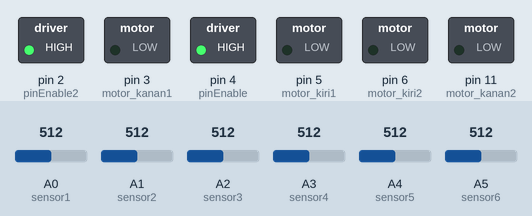
Recording of a sketch running on a simulated Arduino Uno, built with avr-gcc and run on an emulated ATmega328P. On the bench: switched loads named in the sketch (green lamp = pin HIGH). The test bench sets the inputs (shaded band); at power-on: A0 (sensor1) = 512, A1 (sensor2) = 512, A2 (sensor3) = 512, A3 (sensor4) = 512, A4 (sensor5) = 512, A5 (sensor6) = 512. What the sketch prints to the serial monitor is not drawn.

Above: at 0.1 s.
Timing chart, 0 to 1.6 s (numbered marks = the images above):
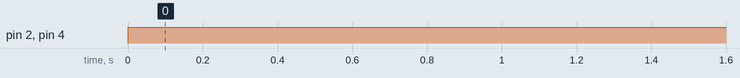

The sketch:

modul_1_sisken_on_off_6702180049_iqbal_santosa_jari_bengkok1.ino
```cpp
/**************************************************/
//Nama : IQBAL SANTOSA
//Kelompok : 3
//Nama Tim : Jari Bengkok
//Anggota 1: Iqbal Santosa
/**************************************************/
int sensor1 = A0;
int sensor2 = A1;
int sensor3 = A2;
int sensor4 = A3;
int sensor5 = A4;
int sensor6 = A5;
int baca_sensor[6];

int pinEnable = 4;
int pinEnable2 = 2;

int motor_kiri1 = 5;
int motor_kiri2 = 6;

int motor_kanan1 = 3;
int motor_kanan2 = 11;

void setup()
{
  pinMode(sensor1, INPUT);
  pinMode(sensor2, INPUT);
  pinMode(sensor3, INPUT);
  pinMode(sensor4, INPUT);
  pinMode(sensor5, INPUT);
  pinMode(sensor6, INPUT);

  pinMode(pinEnable, OUTPUT);
  pinMode(pinEnable2, OUTPUT);
  pinMode(motor_kiri1, OUTPUT);
  pinMode(motor_kiri2, OUTPUT);
  pinMode(motor_kanan1, OUTPUT);
  pinMode(motor_kanan2, OUTPUT);
  Serial.begin(9600);
}

void readsensor(){
baca_sensor[0] = analogRead(sensor1);
baca_sensor[1] = analogRead(sensor2);
baca_sensor[2] = analogRead(sensor3);
baca_sensor[3] = analogRead(sensor4);
baca_sensor[4] = analogRead(sensor5);
baca_sensor[5] = analogRead(sensor6);

Serial.println(baca_sensor[0]);
}

void loop()
{
 readsensor();
 //Sensor 1 dan 2 mendeteksi gelap : Motor kanan aktif, Motor kiri mati
 if (baca_sensor[0] < 34 && baca_sensor[1] < 34 && baca_sensor[2] > 34 && baca_sensor[3] > 34 && baca_sensor[4] > 34 && baca_sensor[5] > 34 ){
 digitalWrite(pinEnable, HIGH);
   digitalWrite(motor_kiri1, LOW);
   digitalWrite(motor_kiri2, LOW);

   digitalWrite(pinEnable2, HIGH);
   digitalWrite(motor_kanan1, HIGH);
   digitalWrite(motor_kanan2, LOW);
 }
  //Sensor 3 dan 4 mendeteksi gelap : Kedua motor aktif
  if(baca_sensor[0] > 34 && baca_sensor[1] > 34 &&
     baca_sensor[2] < 34 && baca_sensor[3] < 34 &&
     baca_sensor[4] > 34 && baca_sensor[5] > 34){
  digitalWrite(pinEnable, HIGH);
   digitalWrite(motor_kiri1, HIGH);
   digitalWrite(motor_kiri2, LOW);

   digitalWrite(pinEnable2, HIGH);
   digitalWrite(motor_kanan1, HIGH);
   digitalWrite(motor_kanan2, LOW);
  }
  //Sensor 5 dan 6 mendeteksi gelap : Motor kanan mati, motor kiri aktif
  if(baca_sensor[0] > 34 && baca_sensor[1] > 34 &&
     baca_sensor[2] > 34 && baca_sensor[3] > 34 &&
     baca_sensor[4] < 34 && baca_sensor[5] < 34){
  digitalWrite(pinEnable, HIGH);
   digitalWrite(motor_kiri1, HIGH);
   digitalWrite(motor_kiri2, LOW);

   digitalWrite(pinEnable2, HIGH);
   digitalWrite(motor_kanan1, LOW);
   digitalWrite(motor_kanan2, LOW);
  }
  //Semua sensor tidak mendeteksi gelap : Kedua motor mati
  if(baca_sensor[0] > 34 && baca_sensor[1] > 34 &&
     baca_sensor[2] > 34 && baca_sensor[3] > 34 &&
     baca_sensor[4] > 34 && baca_sensor[5] > 34){
  digitalWrite(pinEnable, HIGH);
   digitalWrite(motor_kiri1, LOW);
   digitalWrite(motor_kiri2, LOW);

   digitalWrite(pinEnable2, HIGH);
   digitalWrite(motor_kanan1, LOW);
   digitalWrite(motor_kanan2, LOW);
  }
}
```

Measured:
- by itself, pin 2 (pinEnable2), pin 4 (pinEnable): LOW → HIGH at 0.00 s
